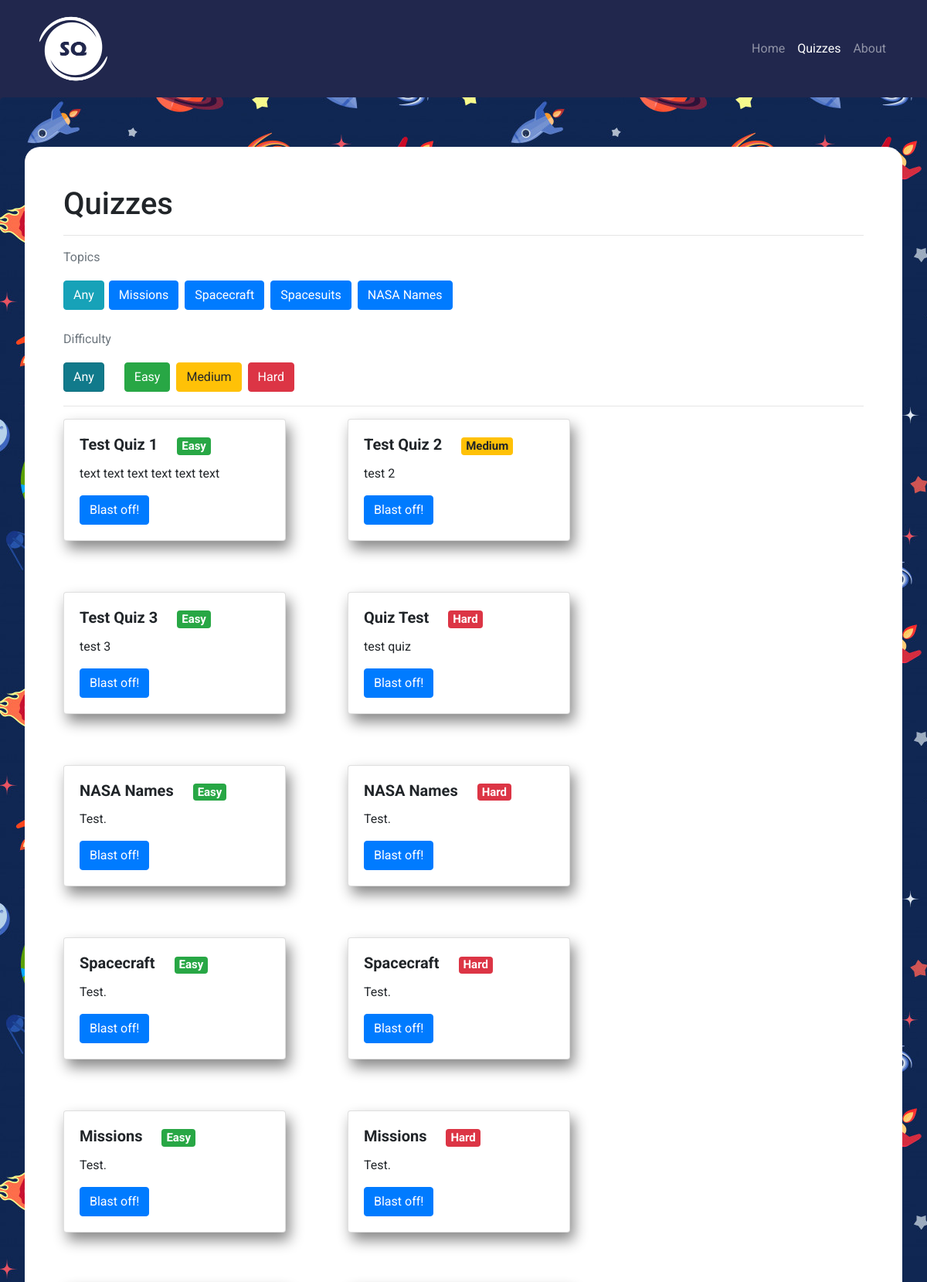
The app's page /quiz/ (upper part), older data.
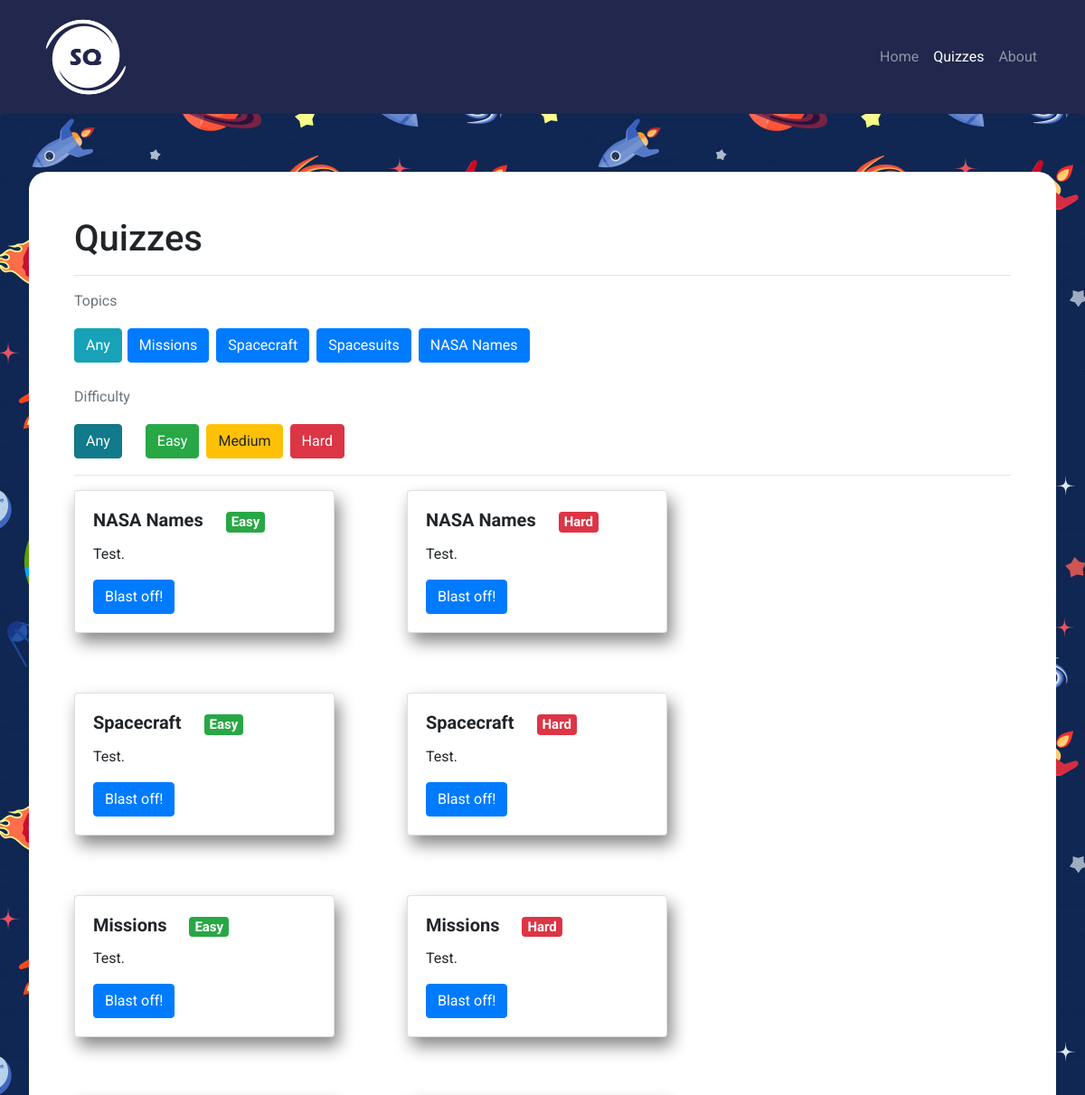
The same page, newer data.
### quiz/models.py (models this page shows, shortened)
class Quiz(models.Model):
    title = models.CharField(default='',max_length=1000)
    topic = models.CharField(default='Other',max_length=100,choices=TOPICS)
    difficulty = models.CharField(default='Easy',max_length=100,choices=DIFFICULTIES)
    description = models.TextField(default='')

### quiz/views.py (the view, shortened to what this page needs)
# urls.py: path('quiz/',include('quiz.urls'), name='quiz'),
def quiz(request):
    context = {}
    def filter_topics(q_set,res):
        print(res['Topic'])
        if res['Topic'] == "Any":
            return Quiz.objects.all()
        q_set = q_set.filter(topic=res['Topic'])
        return q_set
    def filter_difficulty(q_set,res):
        print(res['Difficulty'])
        if res['Difficulty'] == "Any":
            return Quiz.objects.all()
        q_set = q_set.filter(difficulty=res['Difficulty'])
        return q_set
    quizzes = Quiz.objects.all()
    res = request.POST
    context['topics'] = ["Missions","Spacecraft","Spacesuits","NASA Names"]
    context['quizzes'] = quizzes
    print(res)
    return render(request,"quiz.html",context)

### quiz/templates/quiz.html (shortened to what this page needs)
{% extends "base.html" %} {% block content %} {% load static %}
<div class="jumbotron">
  <div class="container main-content">
    <h1>Quizzes</h1>
    <hr>
    <div class="filters">
      <p class="text-muted">Topics</p>
      <div class="filter filter-basic">
        <div class="filter-nav">
          <form action="" method="POST">
            <button type="submit" class="btn btn-info" value="Any" name="Topic">Any</button>
            {% for topic in topics %}
            <button type="submit" class="btn btn-primary" value="{{topic}}" name="Topic" data-filter={{topic}}>{{topic}}</button>
            {% endfor %}
            <br><br>
            <div class="difficulty">
              <div>
                <p class="text-muted">Difficulty</p>
                <div class=difficulty-nav">
                  <button id="any-filter" class="btn btn-info active" type="submit" value="Any" name="Difficulty" data-filter="all">Any</button>
                  <button class="btn btn-primary btn-success" type="submit" value="Easy" name="Difficulty" data-filter="easy">Easy</button>
                  <button class="btn btn-primary btn-warning" type="submit" value="Medium" name="Difficulty" data-filter="medium">
                    Medium
                  </button>
                  <button class="btn btn-primary btn-danger" type="submit" value="Hard" name="Difficulty" data-filter="hard">
                    Hard
                  </button>
                </div>
              </div>
            </div>
          </form>
        </div>
      </div>
    </div>
    <hr />
    <div class="row quizzes">
      {% for quiz in quizzes %}
      <div class="col-auto mb-3">
        <div class="card" style="width: 18rem">
          <div class="card-body">
            <h5 class="card-title">{{quiz.title}}
            {% if quiz.difficulty == 'Easy' %}
            <span class="badge badge-success">Easy</span>
            {% elif quiz.difficulty == 'Medium'%}
            <span class="badge badge-warning">Medium</span>
            {% elif quiz.difficulty == 'Hard'%}
            <span class="badge badge-danger">Hard</span>
            {% endif %}
            </h5>
            <p class="card-text">
              {{quiz.description}}
            </p>
            <a href="{{quiz.id}}/" class="btn btn-primary">Blast off!</a>
          </div>
        </div>
      </div>
      {% endfor %}
    </div>
  </div>
</div>
{% endblock content %}

Row changes from the older to the newer data that the page shows:
removed Quiz: title "Test Quiz 1", difficulty "Easy", description "text text text text text text"
removed Quiz: title "Test Quiz 2", difficulty "Medium", description "test 2"
removed Quiz: title "Test Quiz 3", difficulty "Easy", description "test 3"
removed Quiz: title "Quiz Test", difficulty "Hard", description "test quiz"
